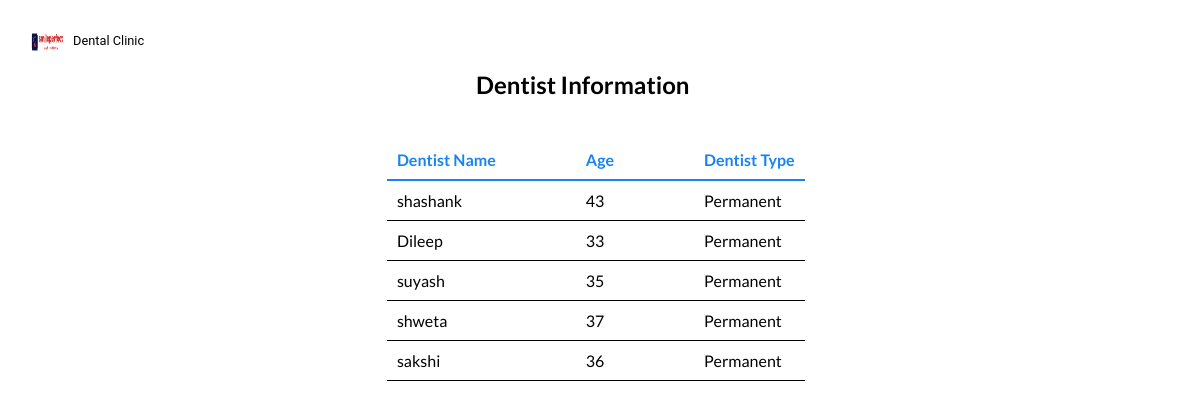
Screenshot of /dentistuser.php with the database file from the repository.
### tables this page shows
CREATE TABLE `dentist` (
  `did` smallint(6) NOT NULL,
  `name` varchar(20) NOT NULL,
  `age` tinyint(3) NOT NULL,
  `sex` char(1) NOT NULL,
  `phone` bigint(10) NOT NULL,
  `email` varchar(30) NOT NULL,
  `address` text NOT NULL,
  `dtype` varchar(20) NOT NULL,
  `registration_date` datetime NOT NULL
);

### dentistuser.php (the view, shortened to what this page needs)
<!doctype html>
<html lang=en>
<head>
<link rel="stylesheet" type="text/css" href="dentistuser.css">
</head>
<body>
	<img src="download.png" width="40" height="40" class="logo">
		<p class="logotext">Dental Clinic</p>
<div id="container">
<div id="content">
<h2 class="page">Dentist Information</h2>
<?php
require('connect-mysql.php');
$q = "SELECT name AS name,age AS age,dtype AS dtype FROM dentist ";
$result = @mysqli_query ($dbcon, $q);
if ($result) {
				echo '<table class="table">
				<tr class="heading"><td class="col head"><b>Dentist Name</b></td><td class="col head"><b>Age</b></td><td class=" last"><b>Dentist Type</b></td>
				</tr>';
				while ($row = mysqli_fetch_array($result, MYSQLI_ASSOC)) {
				echo '<tr class="heading2"><td class="col">' . $row['name'] . '</td>
				<td class="col">' . $row['age'] .'</td>
				<td class="last1">'.  $row['dtype'] . '</td>
				</tr>'; }
				echo '</table>';
			   }
else {
		echo '<p class="error">The current users could not be retrieved. We apologize 
		for any inconvenience.</p>';
		echo '<p>' . mysqli_error($dbcon) . '<br><br>Query: ' . $q . '</p>';
     }
?>
</div>
</div>
</body>
</html>

### dentistuser.css (style rules this page uses)
.logo { position: absolute; margin-left: 20px; font-family: 'Roboto', sans-serif; font-size: 0.8em; top: 20px; }
.logotext { position: absolute; margin-left: 65px; top: 20px; font-family: 'Roboto', sans-serif; font-size: 0.8em; color: black; }
.col { font-family: 'Lato', sans-serif; padding-right:80px; }
.head { color: #1984f1; font-family: 'Lato', sans-serif; }
.heading { color: black; border-bottom: 2px solid #1984f1; }
table { border-collapse: collapse; margin-left: 32%; margin-top: 140px; }
.heading2 { border-bottom:1px solid black; }
.page { position: absolute; top: 50px; margin-left: 39%; color: black; font-family: 'Lato', sans-serif; }
td { padding: 10px; }
.last { color: #1984f1; font-family: 'Lato', sans-serif; }
.last1 { font-family: 'Lato', sans-serif; }

### rows the page displays
dentist: name "shashank", age "43", dtype "Permanent"
dentist: name "Dileep", age "33", dtype "Permanent"
dentist: name "suyash", age "35", dtype "Permanent"
dentist: name "shweta", age "37", dtype "Permanent"
dentist: name "sakshi", age "36", dtype "Permanent"
